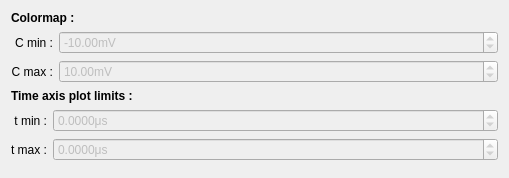
              <widget class="QWidget" name="scrollAreaWidgetContents_2">
               <property name="geometry">
                <rect>
                 <x>0</x>
                 <y>0</y>
                 <width>509</width>
                 <height>178</height>
                </rect>
               </property>
               <layout class="QVBoxLayout" name="verticalLayout_7">
                <item>
                 <widget class="QLabel" name="label_21">
                  <property name="font">
                   <font>
                    <bold>true</bold>
                   </font>
                  </property>
                  <property name="text">
                   <string>Colormap :</string>
                  </property>
                 </widget>
                </item>
                <item>
                 <layout class="QFormLayout" name="formLayout_5">
                  <property name="labelAlignment">
                   <set>Qt::AlignRight|Qt::AlignTrailing|Qt::AlignVCenter</set>
                  </property>
                  <item row="0" column="0">
                   <widget class="QLabel" name="label_8">
                    <property name="minimumSize">
                     <size>
                      <width>0</width>
                      <height>0</height>
                     </size>
                    </property>
                    <property name="font">
                     <font>
                      <bold>false</bold>
                     </font>
                    </property>
                    <property name="text">
                     <string>C min :</string>
                    </property>
                    <property name="alignment">
                     <set>Qt::AlignRight|Qt::AlignTrailing|Qt::AlignVCenter</set>
                    </property>
                   </widget>
                  </item>
                  <item row="0" column="1">
                   <widget class="QDoubleSpinBox" name="doubleSpinBox_nmo_c_min">
                    <property name="enabled">
                     <bool>false</bool>
                    </property>
                    <property name="sizePolicy">
                     <sizepolicy hsizetype="Expanding" vsizetype="Fixed">
                      <horstretch>0</horstretch>
                      <verstretch>0</verstretch>
                     </sizepolicy>
                    </property>
                    <property name="font">
                     <font>
                      <bold>false</bold>
                     </font>
                    </property>
                    <property name="suffix">
                     <string>mV</string>
                    </property>
                    <property name="minimum">
                     <double>-10000.000000000000000</double>
                    </property>
                    <property name="maximum">
                     <double>10000.000000000000000</double>
                    </property>
                    <property name="singleStep">
                     <double>0.100000000000000</double>
                    </property>
                    <property name="value">
                     <double>-10.000000000000000</double>
                    </property>
                   </widget>
                  </item>
                  <item row="1" column="0">
                   <widget class="QLabel" name="label_9">
                    <property name="minimumSize">
                     <size>
                      <width>0</width>
                      <height>0</height>
                     </size>
                    </property>
                    <property name="font">
                     <font>
                      <bold>false</bold>
                     </font>
                    </property>
                    <property name="text">
                     <string>C max :</string>
                    </property>
                    <property name="alignment">
                     <set>Qt::AlignRight|Qt::AlignTrailing|Qt::AlignVCenter</set>
                    </property>
                   </widget>
                  </item>
                  <item row="1" column="1">
                   <widget class="QDoubleSpinBox" name="doubleSpinBox_nmo_c_max">
                    <property name="enabled">
                     <bool>false</bool>
                    </property>
                    <property name="sizePolicy">
                     <sizepolicy hsizetype="Expanding" vsizetype="Fixed">
                      <horstretch>0</horstretch>
                      <verstretch>0</verstretch>
                     </sizepolicy>
                    </property>
                    <property name="font">
                     <font>
                      <bold>false</bold>
                     </font>
                    </property>
                    <property name="suffix">
                     <string>mV</string>
                    </property>
                    <property name="minimum">
                     <double>-10000.000000000000000</double>
                    </property>
                    <property name="maximum">
                     <double>10000.000000000000000</double>
                    </property>
                    <property name="singleStep">
                     <double>0.100000000000000</double>
                    </property>
                    <property name="value">
                     <double>10.000000000000000</double>
                    </property>
                   </widget>
                  </item>
                 </layout>
                </item>
                <item>
                 <widget class="QLabel" name="label_22">
                  <property name="font">
                   <font>
                    <bold>true</bold>
                   </font>
                  </property>
                  <property name="text">
                   <string>Time axis plot limits :</string>
                  </property>
                 </widget>
                </item>
                <item>
                 <layout class="QFormLayout" name="formLayout_6">
                  <property name="labelAlignment">
                   <set>Qt::AlignRight|Qt::AlignTrailing|Qt::AlignVCenter</set>
                  </property>
                  <item row="0" column="0">
                   <widget class="QLabel" name="label_10">
                    <property name="minimumSize">
                     <size>
                      <width>0</width>
                      <height>0</height>
                     </size>
                    </property>
                    <property name="font">
                     <font>
                      <bold>false</bold>
                     </font>
                    </property>
                    <property name="text">
                     <string>t min :</string>
                    </property>
                    <property name="alignment">
                     <set>Qt::AlignRight|Qt::AlignTrailing|Qt::AlignVCenter</set>
                    </property>
                   </widget>
                  </item>
                  <item row="0" column="1">
                   <widget class="QDoubleSpinBox" name="doubleSpinBox_nmo_t_min">
                    <property name="enabled">
                     <bool>false</bool>
                    </property>
                    <property name="sizePolicy">
                     <sizepolicy hsizetype="Expanding" vsizetype="Fixed">
                      <horstretch>0</horstretch>
                      <verstretch>0</verstretch>
                     </sizepolicy>
                    </property>
                    <property name="font">
                     <font>
                      <bold>false</bold>
                     </font>
                    </property>
                    <property name="suffix">
                     <string>μs</string>
                    </property>
                    <property name="decimals">
                     <number>4</number>
                    </property>
                    <property name="minimum">
                     <double>-100.000000000000000</double>
                    </property>
                   </widget>
                  </item>
                  <item row="1" column="0">
                   <widget class="QLabel" name="label_13">
                    <property name="minimumSize">
                     <size>
                      <width>0</width>
                      <height>0</height>
                     </size>
                    </property>
                    <property name="font">
                     <font>
                      <bold>false</bold>
                     </font>
                    </property>
                    <property name="text">
                     <string>t max :</string>
                    </property>
                    <property name="alignment">
                     <set>Qt::AlignRight|Qt::AlignTrailing|Qt::AlignVCenter</set>
                    </property>
                   </widget>
                  </item>
                  <item row="1" column="1">
                   <widget class="QDoubleSpinBox" name="doubleSpinBox_nmo_t_max">
                    <property name="enabled">
                     <bool>false</bool>
                    </property>
                    <property name="sizePolicy">
                     <sizepolicy hsizetype="Expanding" vsizetype="Fixed">
                      <horstretch>0</horstretch>
                      <verstretch>0</verstretch>
                     </sizepolicy>
                    </property>
                    <property name="font">
                     <font>
                      <bold>false</bold>
                     </font>
                    </property>
                    <property name="suffix">
                     <string>μs</string>
                    </property>
                    <property name="decimals">
                     <number>4</number>
                    </property>
                    <property name="minimum">
                     <double>-100.000000000000000</double>
                    </property>
                   </widget>
                  </item>
                 </layout>
                </item>
                <item>
                 <spacer name="verticalSpacer_3">
                  <property name="orientation">
                   <enum>Qt::Vertical</enum>
                  </property>
                  <property name="sizeHint" stdset="0">
                   <size>
                    <width>20</width>
                    <height>40</height>
                   </size>
                  </property>
                 </spacer>
                </item>
               </layout>
              </widget>
